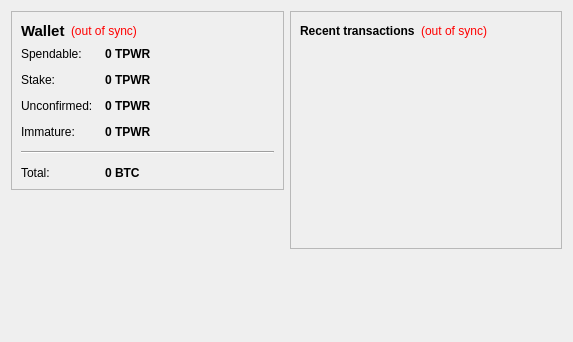
<?xml version="1.0" encoding="UTF-8"?>
<ui version="4.0">
 <class>OverviewPage</class>
 <widget class="QWidget" name="OverviewPage">
  <property name="geometry">
   <rect>
    <x>0</x>
    <y>0</y>
    <width>573</width>
    <height>342</height>
   </rect>
  </property>
  <property name="windowTitle">
   <string>Form</string>
  </property>
  <layout class="QHBoxLayout" name="horizontalLayout" stretch="1,1">
   <item>
    <layout class="QVBoxLayout" name="verticalLayout_2">
     <item>
      <widget class="QFrame" name="frame">
       <property name="frameShape">
        <enum>QFrame::StyledPanel</enum>
       </property>
       <property name="frameShadow">
        <enum>QFrame::Raised</enum>
       </property>
       <layout class="QVBoxLayout" name="verticalLayout_4">
        <item>
         <layout class="QHBoxLayout" name="horizontalLayout_4">
          <item>
           <widget class="QLabel" name="label_5">
            <property name="font">
             <font>
              <pointsize>11</pointsize>
              <weight>75</weight>
              <bold>true</bold>
             </font>
            </property>
            <property name="text">
             <string>Wallet</string>
            </property>
           </widget>
          </item>
          <item>
           <widget class="QLabel" name="labelWalletStatus">
            <property name="toolTip">
             <string>The displayed information may be out of date. Your wallet automatically synchronizes with the TalonPower network after a connection is established, but this process has not completed yet.</string>
            </property>
            <property name="styleSheet">
             <string notr="true">QLabel { color: red; }</string>
            </property>
            <property name="text">
             <string notr="true">(out of sync)</string>
            </property>
            <property name="alignment">
             <set>Qt::AlignLeading|Qt::AlignLeft|Qt::AlignVCenter</set>
            </property>
           </widget>
          </item>
          <item>
           <spacer name="horizontalSpacer_2">
            <property name="orientation">
             <enum>Qt::Horizontal</enum>
            </property>
            <property name="sizeHint" stdset="0">
             <size>
              <width>40</width>
              <height>20</height>
             </size>
            </property>
           </spacer>
          </item>
         </layout>
        </item>
        <item>
         <layout class="QFormLayout" name="formLayout_2">
          <property name="fieldGrowthPolicy">
           <enum>QFormLayout::AllNonFixedFieldsGrow</enum>
          </property>
          <property name="horizontalSpacing">
           <number>12</number>
          </property>
          <property name="verticalSpacing">
           <number>12</number>
          </property>
          <item row="0" column="0">
           <widget class="QLabel" name="label">
            <property name="text">
             <string>Spendable:</string>
            </property>
           </widget>
          </item>
          <item row="0" column="1">
           <widget class="QLabel" name="labelBalance">
            <property name="font">
             <font>
              <weight>75</weight>
              <bold>true</bold>
             </font>
            </property>
            <property name="cursor">
             <cursorShape>IBeamCursor</cursorShape>
            </property>
            <property name="toolTip">
             <string>Your current spendable balance</string>
            </property>
            <property name="text">
             <string notr="true">0 TPWR</string>
            </property>
            <property name="textInteractionFlags">
             <set>Qt::LinksAccessibleByMouse|Qt::TextSelectableByKeyboard|Qt::TextSelectableByMouse</set>
            </property>
           </widget>
          </item>
          <item row="1" column="0">
           <widget class="QLabel" name="label_6">
            <property name="text">
             <string>Stake:</string>
            </property>
           </widget>
          </item>
          <item row="1" column="1">
           <widget class="QLabel" name="labelStake">
            <property name="font">
             <font>
              <weight>75</weight>
              <bold>true</bold>
             </font>
            </property>
            <property name="cursor">
             <cursorShape>IBeamCursor</cursorShape>
            </property>
            <property name="toolTip">
             <string>Total of coins that was staked, and do not yet count toward the current balance</string>
            </property>
            <property name="text">
             <string notr="true">0 TPWR</string>
            </property>
            <property name="textInteractionFlags">
             <set>Qt::LinksAccessibleByMouse|Qt::TextSelectableByKeyboard|Qt::TextSelectableByMouse</set>
            </property>
           </widget>
          </item>
          <item row="2" column="0">
           <widget class="QLabel" name="label_3">
            <property name="text">
             <string>Unconfirmed:</string>
            </property>
           </widget>
          </item>
          <item row="2" column="1">
           <widget class="QLabel" name="labelUnconfirmed">
            <property name="font">
             <font>
              <weight>75</weight>
              <bold>true</bold>
             </font>
            </property>
            <property name="cursor">
             <cursorShape>IBeamCursor</cursorShape>
            </property>
            <property name="toolTip">
             <string>Total of transactions that have yet to be confirmed, and do not yet count toward the current balance</string>
            </property>
            <property name="text">
             <string notr="true">0 TPWR</string>
            </property>
            <property name="textInteractionFlags">
             <set>Qt::LinksAccessibleByMouse|Qt::TextSelectableByKeyboard|Qt::TextSelectableByMouse</set>
            </property>
           </widget>
          </item>
          <item row="3" column="0">
           <widget class="QLabel" name="labelImmatureText">
            <property name="text">
             <string>Immature:</string>
            </property>
           </widget>
          </item>
          <item row="3" column="1">
           <widget class="QLabel" name="labelImmature">
            <property name="font">
             <font>
              <weight>75</weight>
              <bold>true</bold>
             </font>
            </property>
            <property name="toolTip">
             <string>Mined balance that has not yet matured</string>
            </property>
            <property name="text">
             <string notr="true">0 TPWR</string>
            </property>
            <property name="textInteractionFlags">
             <set>Qt::LinksAccessibleByMouse|Qt::TextSelectableByKeyboard|Qt::TextSelectableByMouse</set>
            </property>
           </widget>
          </item>
          <item row="4" column="0" colspan="2">
           <widget class="Line" name="line">
            <property name="orientation">
             <enum>Qt::Horizontal</enum>
            </property>
           </widget>
          </item>
          <item row="5" column="0">
           <widget class="QLabel" name="labelTotalText">
            <property name="text">
             <string>Total:</string>
            </property>
           </widget>
          </item>
          <item row="5" column="1">
           <widget class="QLabel" name="labelTotal">
            <property name="font">
             <font>
              <weight>75</weight>
              <bold>true</bold>
             </font>
            </property>
            <property name="cursor">
             <cursorShape>IBeamCursor</cursorShape>
            </property>
            <property name="toolTip">
             <string>Your current total balance</string>
            </property>
            <property name="text">
             <string notr="true">0 BTC</string>
            </property>
            <property name="textInteractionFlags">
             <set>Qt::LinksAccessibleByMouse|Qt::TextSelectableByKeyboard|Qt::TextSelectableByMouse</set>
            </property>
           </widget>
          </item>
         </layout>
        </item>
       </layout>
      </widget>
     </item>
     <item>
      <spacer name="verticalSpacer">
       <property name="orientation">
        <enum>Qt::Vertical</enum>
       </property>
       <property name="sizeHint" stdset="0">
        <size>
         <width>20</width>
         <height>40</height>
        </size>
       </property>
      </spacer>
     </item>
    </layout>
   </item>
   <item>
    <layout class="QVBoxLayout" name="verticalLayout_3">
     <item>
      <widget class="QFrame" name="frame_2">
       <property name="frameShape">
        <enum>QFrame::StyledPanel</enum>
       </property>
       <property name="frameShadow">
        <enum>QFrame::Raised</enum>
       </property>
       <layout class="QVBoxLayout" name="verticalLayout">
        <item>
         <layout class="QHBoxLayout" name="horizontalLayout_2">
          <item>
           <widget class="QLabel" name="label_4">
            <property name="text">
             <string>&lt;b&gt;Recent transactions&lt;/b&gt;</string>
            </property>
           </widget>
          </item>
          <item>
           <widget class="QLabel" name="labelTransactionsStatus">
            <property name="toolTip">
             <string>The displayed information may be out of date. Your wallet automatically synchronizes with the TalonPower network after a connection is established, but this process has not completed yet.</string>
            </property>
            <property name="styleSheet">
             <string notr="true">QLabel { color: red; }</string>
            </property>
            <property name="text">
             <string notr="true">(out of sync)</string>
            </property>
            <property name="alignment">
             <set>Qt::AlignRight|Qt::AlignTrailing|Qt::AlignVCenter</set>
            </property>
           </widget>
          </item>
          <item>
           <spacer name="horizontalSpacer">
            <property name="orientation">
             <enum>Qt::Horizontal</enum>
            </property>
            <property name="sizeHint" stdset="0">
             <size>
              <width>40</width>
              <height>20</height>
             </size>
            </property>
           </spacer>
          </item>
         </layout>
        </item>
        <item>
         <widget class="QListView" name="listTransactions">
          <property name="styleSheet">
           <string notr="true">QListView { background: transparent; }</string>
          </property>
          <property name="frameShape">
           <enum>QFrame::NoFrame</enum>
          </property>
          <property name="verticalScrollBarPolicy">
           <enum>Qt::ScrollBarAlwaysOff</enum>
          </property>
          <property name="horizontalScrollBarPolicy">
           <enum>Qt::ScrollBarAlwaysOff</enum>
          </property>
          <property name="selectionMode">
           <enum>QAbstractItemView::NoSelection</enum>
          </property>
         </widget>
        </item>
       </layout>
      </widget>
     </item>
     <item>
      <spacer name="verticalSpacer_2">
       <property name="orientation">
        <enum>Qt::Vertical</enum>
       </property>
       <property name="sizeHint" stdset="0">
        <size>
         <width>20</width>
         <height>40</height>
        </size>
       </property>
      </spacer>
     </item>
    </layout>
   </item>
  </layout>
 </widget>
 <resources/>
 <connections/>
</ui>
